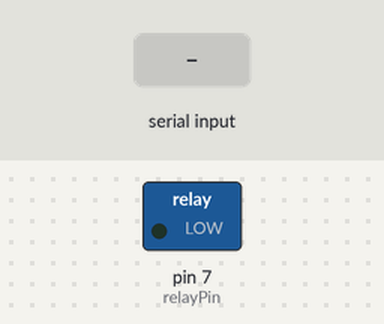
Bench run of a sketch on a simulated Arduino Uno, built with avr-gcc and run on an emulated ATmega328P. Parts: switched loads named in the sketch (green lamp = pin HIGH). Inputs (shaded band) come from the test bench.

Above: at 1.2 s.
1.3 s: "1" received over Serial
At 2.5 s:
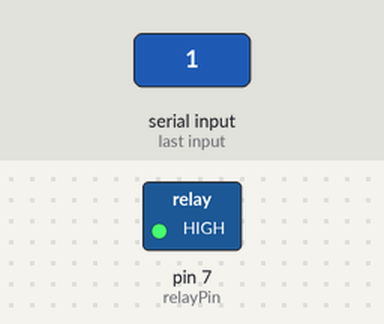
2.8 s: "0" received over Serial
At 3.7 s:
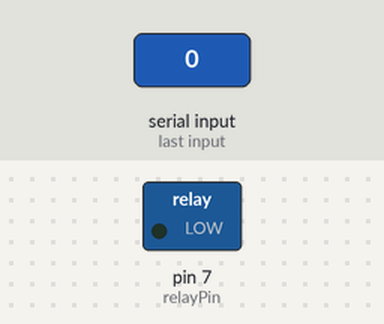
Timing chart, 0 to 5.8 s (numbered marks = the images above; inputs shaded):
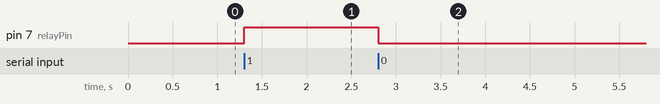

Measured:
- after the input at 1.3 s, pin 7 (relayPin): LOW → HIGH at once
- after the input at 2.8 s, pin 7 (relayPin): HIGH → LOW at once

The sketch:

light_control.ino
```cpp
const int relayPin = 7;

void setup() {
  pinMode(relayPin, OUTPUT);
  Serial.begin(9600);
}

void loop() {
  if (Serial.available()) {
    char cmd = Serial.read();
    if (cmd == '1') {
      digitalWrite(relayPin, HIGH);
    } else if (cmd == '0') {
      digitalWrite(relayPin, LOW);
    }
  }
}
```
